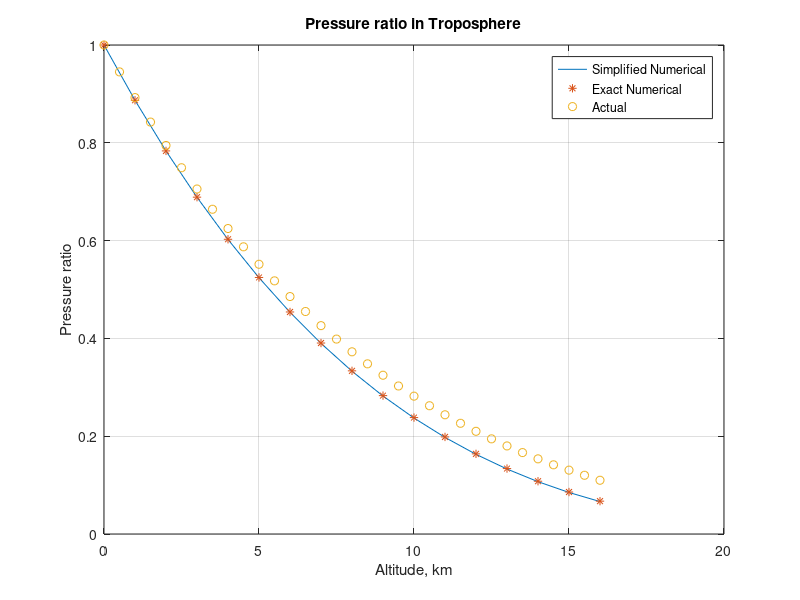
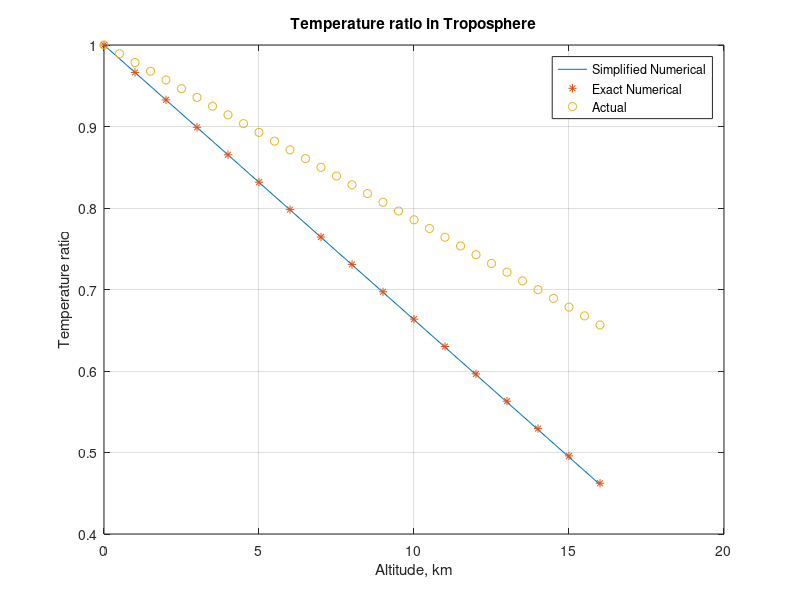
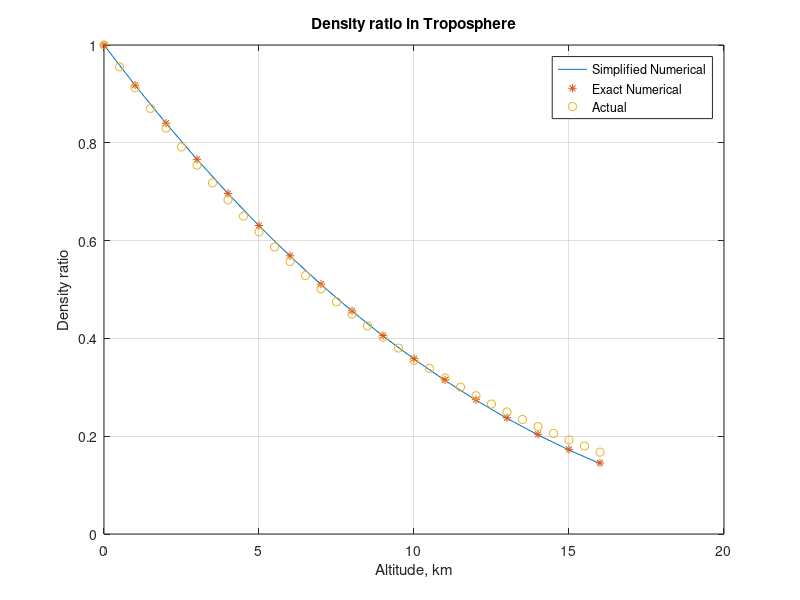

Reproduce these figures in MATLAB, in order.
clear all
clc

g0 = 9.81;
R = 6.4e+6;
h = 0.1:1000:16500;
p0 = 1e+5;

for i=1:length(h)
    y = 0:0.01:h(i);
    g1 = (g0*R^2)./(R+y).^2;
    f = 1./(R+y).^2;
    p_ratio_num(i) = (1-((g0*R^2)*(0.4/1.4)/(288.87*288))*trapz(y,f)).^(1.4/0.4);
end

p_ratio_simpl = (1-g0*((0.4/1.4)/(288.7*288)).*(h)).^(1.4/0.4);
p_act = load('air_prop.txt');

figure(1)
plot(h/1000,p_ratio_simpl,h/1000,p_ratio_num,'*',p_act(:,1),p_act(:,3)/p_act(1,3),'o')
grid on
xlabel('Altitude, km');
ylabel('Pressure ratio');
legend('Simplified Numerical','Exact Numerical','Actual');
title('Pressure ratio in Troposphere');
saveas(figure(1),'plot_press.png');

figure(2)
plot(h/1000,p_ratio_simpl.^(0.4/1.4),h/1000,p_ratio_num.^(0.4/1.4),'*',p_act(:,1),p_act(:,2)/p_act(1,2),'o')
grid on
xlabel('Altitude, km');
ylabel('Temperature ratio');
legend('Simplified Numerical','Exact Numerical','Actual');
title('Temperature ratio in Troposphere');
saveas(figure(2),'plot_temp.png');

figure(3)
plot(h/1000,p_ratio_simpl.^(1/1.4),h/1000,p_ratio_num.^(1/1.4),'*',p_act(:,1),p_act(:,4)/p_act(1,4),'o')
grid on
xlabel('Altitude, km');
ylabel('Density ratio');
legend('Simplified Numerical','Exact Numerical','Actual');
title('Density ratio in Troposphere');
saveas(figure(3),'plot_dens.png');

